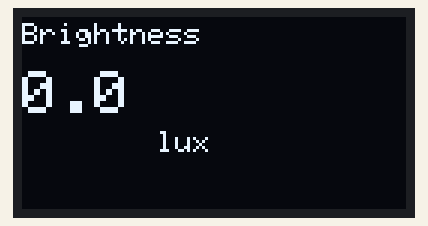
This sketch was run on a simulated ESP8266 (NodeMCU). Parts: 128×64 one-colour display. WiFi joins after 1.5 s; servers stay silent unless stated; what the sketch prints to the serial monitor is not drawn.

Above: at 1.9 s.
At 3.0 s:
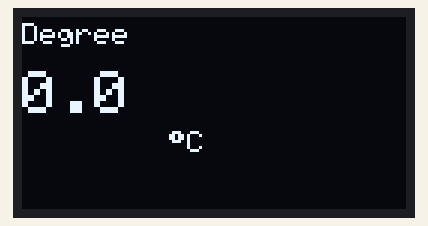
At 4.0 s:
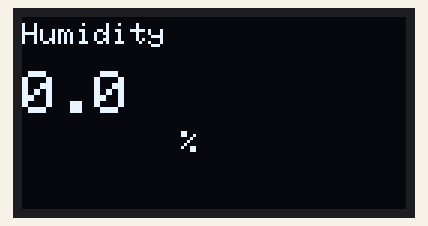

Measured:
- by itself, everything shown: repeats every 3.1 s, in 3 steps
- what the display in image 0 shows lasts 1.0 s, from 1.9 s to 2.9 s

The sketch:

displayNode.ino
```cpp
#include <ESP8266WiFi.h>
#include <WiFiManager.h>
#include <BlynkSimpleEsp8266.h>
#include <Adafruit_GFX.h>
#include <Adafruit_SSD1306.h>

#define OLED_RESET 0  // GPIO0
Adafruit_SSD1306 display(OLED_RESET);

char auth[] = "MuDT7u28EtP6-C6cBvobV29faMUGpO_0";

void configModeCallback (WiFiManager *myWiFiManager) {
  Serial.println("Entered config mode");
  Serial.println(WiFi.softAPIP());
  Serial.println(myWiFiManager->getConfigPortalSSID());
}

BlynkTimer timer;

float lux = 0;
float temp = 0;
float humi = 0;

BLYNK_WRITE(V1)
{
  temp = param.asFloat();
}

BLYNK_WRITE(V0){
  lux = param.asFloat();
}

BLYNK_WRITE(V2){
  humi = param.asFloat();
}

void checkConnect()
{
  if (!Blynk.connected()){
    Serial.println("Blynk disconnected");
    if (!WiFi.isConnected()){
      Serial.println("Wifi disconnect -> Try reset");
      ESP.reset();
    }
  }
}

void setup() {
  Serial.begin(115200);

  WiFiManager wifiManager;
  wifiManager.setAPCallback(configModeCallback);
  wifiManager.setTimeout(150);
  if(!wifiManager.autoConnect("Display Node")) {
    Serial.println("Failed to connect and hit timeout");
    ESP.reset();
  }
  Serial.println("Wifi connected");

  Blynk.config(auth);
  Blynk.connect(5000);
  if (!Blynk.connected()){
    Serial.println("Warning: Cannot connect to Blynk");
  }
  else{
    Serial.println("All connected.... yeey :))");
  }
  timer.setInterval(3000L, checkConnect);
  display.begin(SSD1306_SWITCHCAPVCC, 0x3C);
  display.clearDisplay();
  display.setTextColor(WHITE);
  display.display();
}

void loop(){
  Blynk.run();
  timer.run();

  display.clearDisplay();
  display.setTextSize(1);
  display.setCursor(0, 2);
  display.print("Brightness");
  display.setTextSize(2);
  display.setCursor(0, 18);
  display.printf("%.1f", lux);
  display.setTextSize(1);
  display.setCursor(45, 38);
  display.print("lux");
  display.display();

  delay(1000);

  display.clearDisplay();
  display.setTextSize(1);
  display.setCursor(0, 2);
  display.print("Degree");
  display.setTextSize(2);
  display.setCursor(0, 18);
  display.printf("%.1f", temp);
  display.setTextSize(1);
  display.setCursor(49, 38);
  display.print((char)247);
  display.print("C");
  display.display();

  delay(1000);

  display.clearDisplay();
  display.setTextSize(1);
  display.setCursor(0, 2);
  display.print("Humidity");
  display.setTextSize(2);
  display.setCursor(0, 18);
  display.printf("%.1f", humi);
  display.setTextSize(1);
  display.setCursor(53, 38);
  display.print("%");
  display.display();

  delay(1000);
}
```
